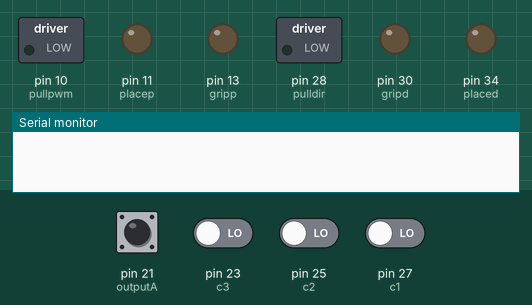
This sketch was run on a simulated Arduino Mega 2560, built with avr-gcc and run on an emulated ATmega2560. Parts: switched loads named in the sketch (green lamp = pin HIGH), output pins drawn as LEDs (lit = HIGH), the last lines printed to the serial monitor. Dashed ring = blinking. Inputs (shaded band) come from the test bench; at power-on: pin 21 (outputA) HIGH, pin 23 (c3), pin 25 (c2), pin 27 (c1) LOW. Pins used as bus, display or sensor lines are not drawn.

Above: at 1.2 s.
1.3 s: pin 23 (c3) driven HIGH
At 1.52 s:
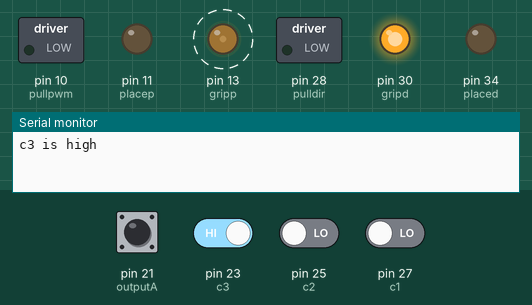
4.3 s: pin 27 (c1) driven HIGH
At 5.6 s:
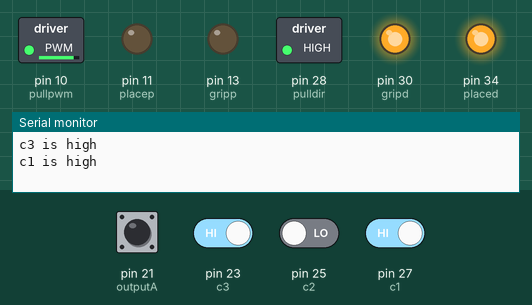
7.3 s: pin 25 (c2) driven HIGH
At 9.2 s:
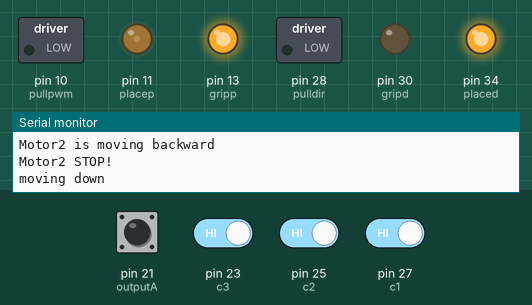
10.3 s: pin 27 (c1) driven LOW
At 11.4 s:
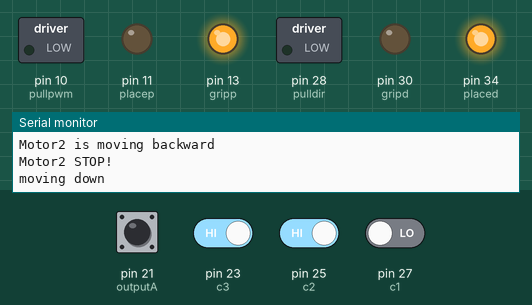
13.3 s: pin 23 (c3) driven LOW
At 14.8 s:
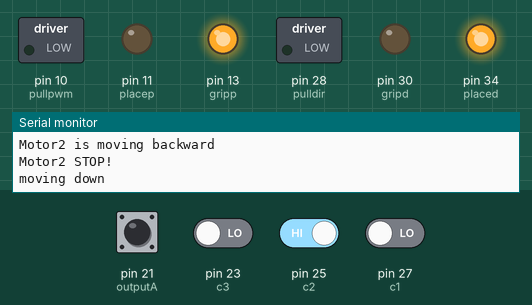
15.4 s: pin 27 (c1) driven HIGH
At 16.5 s:
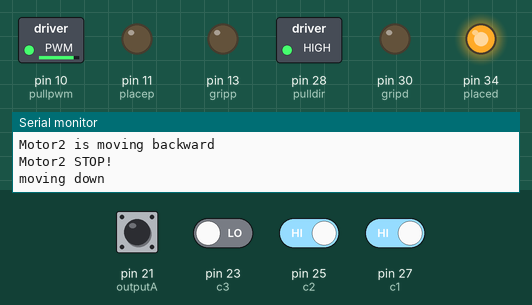
Timing chart, 0 to 19.4 s (numbered marks = the images above; inputs shaded):
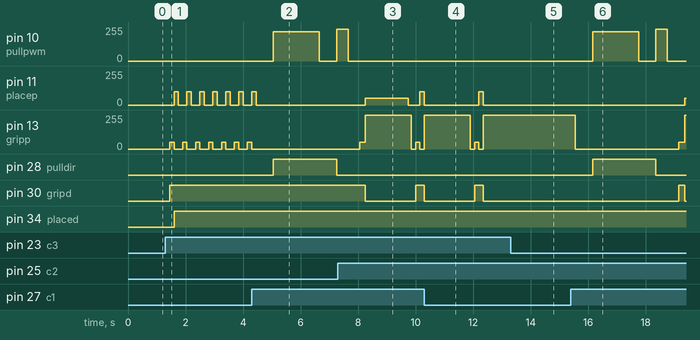

The sketch:

Shaghai_Final.ino
```cpp
#define outputA 21
#define outputB 20
int counter = 0;
int astate;
int alaststate;

int gripp = 13;               // GRIPPER
int gripd = 30 ;

int pullpwm = 10;
int pulldir = 28;         // SPRING MOTOR

int placep = 11;        //rotator
int placed = 34 ;

int dcv1 = 52;
int dcv2 = 53;       //piston

int testing = 0;
int grip = 1;
int c1 = 27, c2 = 25, c3 = 23;
int a1 = 0, a2 = 0, a3 = 0;

float kp = 2, kd = 0;

int p = 0 , d = 0 , pid = 0, pid1 = 0, setpoint = 90;
int error, last_error;

int flag = 0;
int c = 0;

void setup()
{
  Serial.begin(9600);

  pinMode(gripp, OUTPUT);
  pinMode(gripd, OUTPUT);
  pinMode(pullpwm, OUTPUT);
  pinMode(pulldir, OUTPUT);
  pinMode(placep, OUTPUT);
  pinMode(placed, OUTPUT);
  pinMode(dcv1, OUTPUT);
  pinMode(dcv2, OUTPUT);
  pinMode(c1, INPUT);
  pinMode(c2, INPUT);
  pinMode(c3, INPUT);
  pinMode(outputA, INPUT);
  pinMode(outputB, INPUT);
  attachInterrupt(digitalPinToInterrupt(outputA), value, CHANGE);

  alaststate = digitalRead(outputA);

  analogWrite(gripp, 0);
  digitalWrite(gripd, LOW);
  analogWrite(pullpwm, 0);
  digitalWrite(pulldir, LOW);
  analogWrite(placep, 0);
  digitalWrite(placed, LOW);

  // digitalWrite(dcv1, HIGH);
  //  digitalWrite(dcv2, LOW);


  attachInterrupt(digitalPinToInterrupt(c1), value, CHANGE);
  attachInterrupt(digitalPinToInterrupt(c2), value, CHANGE);
  attachInterrupt(digitalPinToInterrupt(c3), value, CHANGE);
}


void loop()
{
  //   Serial.println(counter);
  // Serial.println("counter");

  error = setpoint - counter;
  pid_encoder();
  last_error = error;
  // Serial.print("error is : ");
  //Serial.println(error);

  if (digitalRead(c1) == HIGH) {
    if (a1 == 0)
      Serial.println("c1 is high");
    a1 = 1;
     digitalWrite(dcv1, HIGH);   //piston open
      digitalWrite(dcv2, LOW);
      delay(600);
      //spring extends here
      analogWrite(pullpwm, 220);
      digitalWrite(pulldir, HIGH);
      delay(1600);
      digitalWrite(dcv1, LOW);   //piston lock
      digitalWrite(dcv2, HIGH);
      analogWrite(pullpwm, 0);
      delay(600);


      analogWrite(pullpwm, 240); //pulling spring
      digitalWrite(pulldir, LOW);
      delay(400);
      analogWrite(pullpwm, 0);
      delay(400);

    analogWrite(gripp, 50);
    digitalWrite(gripd, HIGH );
    Serial.println("Motor2 is moving backward");
    delay(200);
    analogWrite(gripp, 0);
    Serial.println("Motor2 STOP!");
    flag = 1;
  }


  if (flag == 1) {
    if (counter < (90)) {
      analogWrite(placep, 50);
      digitalWrite(placed, HIGH);
      if (a1 == 1) {
        Serial.println("moving down");
        a1 = 2;
      }
    }
    else if (counter >= (90)) {
      analogWrite(placep, 0);
      Serial.println("stoppppp   ");
      flag = 10;
    }
  }


  if (flag == 2) {

    if (counter > (90))
    {
      analogWrite(placep, 150);
      digitalWrite(placed, LOW);
      Serial.println("going up");
    }
    else
    {
      analogWrite(placep, 0);
      delay(50);
      analogWrite(placep, 50);
      delay(50);
      analogWrite(placep, 0);
      flag = 3;
    }
  }


  if (digitalRead(c2) == HIGH) {
    //    if (a2 == 0) {
    //      Serial.pr/intln("c2 is high");
    //      a2 = 1;/
    // code for grab.........................
    //      if (counter > 50) {/
    flag = 100;

    //     / else if (counter < 50) {
    //        c = 0;/
    /*if (c == 0)     {
      if (error >= 1)   {
        digitalWrite(gripd, HIGH);
        analogWrite(gripp, 120);
        delay(100);
        c = 1;
        analogWrite(placep, 0);
        analogWrite(gripp, 0);*/
    //         / }
    //        }/
  }

  if (flag == 100) {

    //    if (counter < 50) {/
    analogWrite(gripp, 255);
    digitalWrite(gripd, LOW);
    delay(1500);
    // digitalWrite(placed, LOW);
    // analogWrite(placep, 180);
    // delay(200);
    pid1 = error * kp;
    if (pid1 > 50)
      pid1 = 0;

    if (counter > 90)
    {
      Serial.println("ccw gripper");
      digitalWrite(placed, LOW);
      analogWrite(placep, 150);
      delay(1100);
    }

    if (counter >= 40 && counter <= 90)
    {
      if (c == 0)
      {
        digitalWrite(placed, HIGH);
        analogWrite(placep, pid1);
        delay(100);
      }
      c = 1;
      if (counter < 50)
      {
        analogWrite(placep, 0);

      }
      // digitalWrite(placed, LOW);
      // analogWrite(placep, 80);
    }


    //    }/
    //    delay(400);
    //    else/ if (counter > 50) {
    analogWrite(placep, 0);

    delay(100);
    analogWrite(gripp, 0);

    //analogWrite(gripp, 0);
    flag = 102;

    //    }/
  }
  if(flag == 101)
  {
    delay(100);
    analogWrite(gripp, 0);
    flag=102;
    }

  if (digitalRead(c3) == HIGH)
  {
    if (a3 == 0)
      Serial.println("c3 is high");

    analogWrite(gripp, 0);
    delay(150);
    analogWrite(gripp, 50);
    digitalWrite(gripd, HIGH );
    delay(150);//................cmnt
    analogWrite(gripp, 0);
    analogWrite(placep, 100);
    digitalWrite(placed, HIGH);
    delay(150);
    analogWrite(placep, 0);
    digitalWrite(dcv1, HIGH);  //piston open
    digitalWrite(dcv2, LOW);
    a3 = 1;
  }

}

void value()
{
  astate = digitalRead(outputA);
  if (astate != alaststate)
  {
    if (digitalRead(outputB) != astate)
    {
      counter++;
    }
    else {
      counter--;
    }
    //Serial.println("position");
    //Serial.print(counter);
  }
  //Serial.println("position");
  //Serial.print(counter);

  alaststate = astate;
}

void pid_encoder()
{
  if (error > 0)
  {
    p = error * kp;
    d = (error - last_error) * kd;
    pid = (p + d);
    if (pid > 255)
    {
      pid = 255;
    }
    // Serial.print("Error is +ve and pid is  : ");
    // Serial.println(pid);
  }
  if (error < 0)
  {
    p = (-error) * kp;
    d = abs(error - last_error) * kd;
    pid = (p + d);
    if (pid > 255)
    {
      pid = 255;
    }
    //  Serial.print("Error is -ve and pid is : ");
    //  Serial.println(pid);
  }

}

void stopsetpt()
{
  if (error > 1)
  {
    analogWrite(placep, pid);
    digitalWrite(placed, HIGH);
    setpoint = setpoint - 10;
  }
  if (error < -1)
  {


    analogWrite(placep, pid);
    digitalWrite(placed, LOW);
  }
  if ((error >= -1) && (error <= 1))
  {
    analogWrite(placep, pid);

  }
}
```

Measured:
- after the input at 1.3 s, pin 11 (placep): alternates 100/255 for 0.15 s and 0/255 for 0.30 s, starting after 0.30 s; pin 13 (gripp): alternates 50/255 for 0.15 s and 0/255 for 0.30 s, starting after 0.15 s; pin 30 (gripd): LOW → HIGH after 0.15 s; pin 34 (placed): LOW → HIGH after 0.30 s
- after the input at 4.3 s, pin 10 (pullpwm): 0/255 → 220/255 after 0.75 s, → 0/255 1.6 s later, → 240/255 0.60 s later; pin 11 (placep): goes on until 4.5 s, then stays 0/255; pin 13 (gripp): goes on until 4.3 s, then stays 0/255; pin 28 (pulldir): LOW → HIGH after 0.75 s, → LOW 2.2 s later
- after the input at 7.3 s, pin 10 (pullpwm): goes on until 7.7 s, then stays 0/255; pin 28 (pulldir): stays LOW (without the input it goes to HIGH after 2.0 s); pin 30 (gripd): HIGH → LOW after 0.95 s, → HIGH 1.8 s later
- after the input at 10.3 s, pin 10 (pullpwm): stays 0/255 (without the input it goes to 240/255 after 0.60 s); pin 13 (gripp): 0/255 → 255/255 at once, → 0/255 1.6 s later, → 50/255 0.15 s later, → 0/255 0.15 s later, … (5 changes in this stretch)
- after the input at 13.3 s, pin 11 (placep): stays 0/255 (without the input it goes to 100/255 after 0.95 s); pin 13 (gripp): stays 255/255 (without the input it goes to 0/255 after 0.65 s); pin 30 (gripd): stays LOW (without the input it goes to HIGH after 0.80 s)
- after the input at 15.4 s, pin 10 (pullpwm): 0/255 → 220/255 after 0.75 s, → 0/255 1.6 s later, → 240/255 0.60 s later, → 0/255 0.40 s later; pin 11 (placep): 0/255 → 50/255 after 4.0 s
